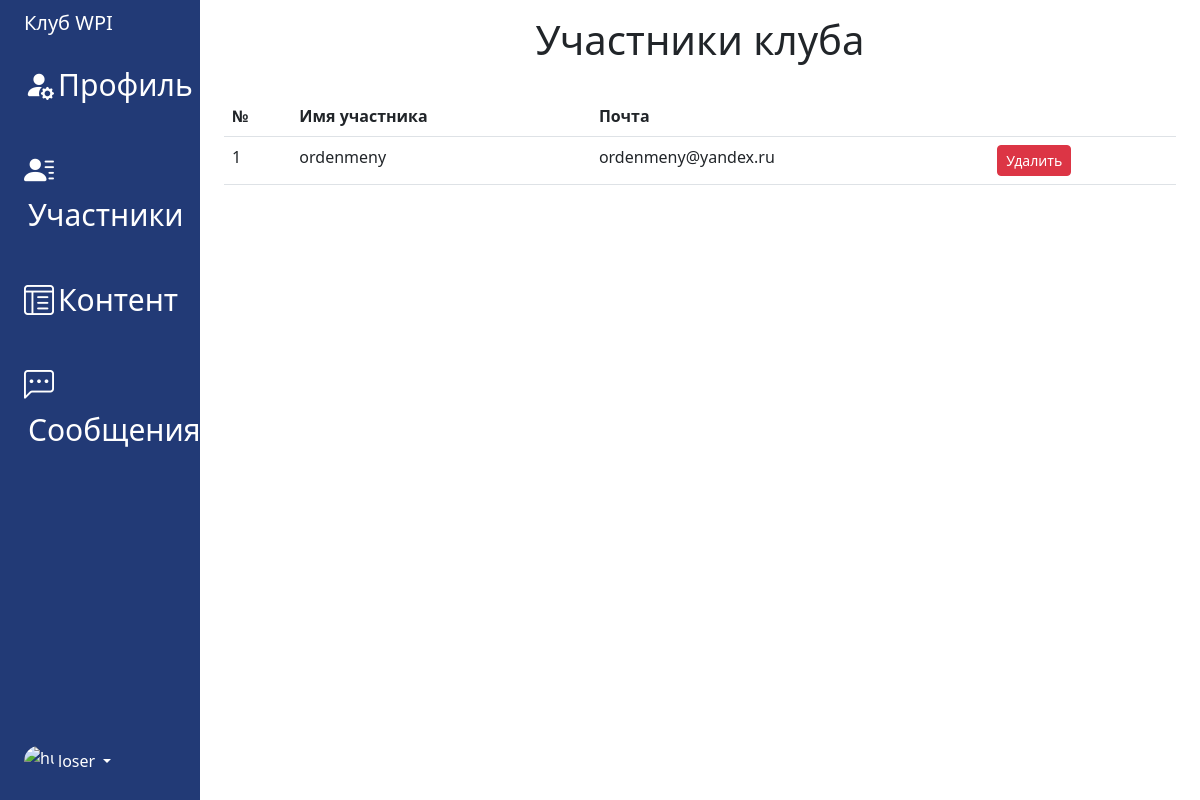
The page /dashboard/it/members/ (signed in) on the database as committed earlier.
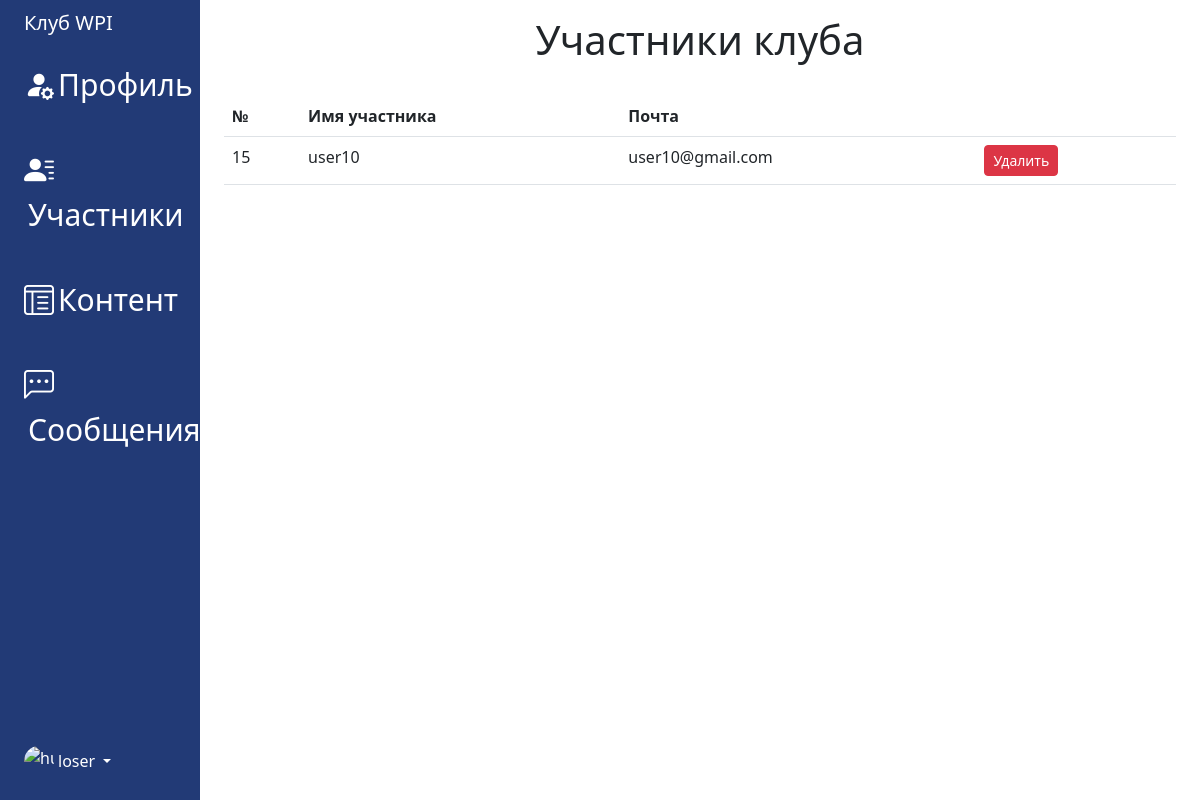
The same page on the database as committed later.
### accounts/models.py (models this page shows)
class SignUpModel(AbstractUser):
    pass

### dashboard_app/views.py (the view)
# urls.py: path('<slug:slug_club>/members/', members, name='members'),
@login_required
def members(request, slug_club):
    if check_user_club(request, slug_club):
        messages.success(request, 'Доступ закрыт')
        return check_user_club(request, slug_club)
    club = ClubModel.objects.get(slug_club=slug_club)
    context = {
        'members': club.member.all(),
        'slug_club': slug_club,
        'club_name': club.title_club,
    }
    return render(request, template_name='dashboard_app/members.html', context=context)

### dashboard_app/views.py (called while the page is built)
def check_user_club(request, slug_club):
    if not (request.user == ClubModel.objects.get(slug_club=slug_club).manager):
        return redirect('clubs_app:home_page')
    else:
        return False

### dashboard_app/templates/dashboard_app/members.html
{% extends 'dashboard_app/base.html' %}
{% block content %}
    <h1 class="text-center">Участники клуба</h1><br>
    <div class="table-responsive">
        <table class="table table-hover">
            <thead>
            <tr>
                <th scope="col">№</th>
                <th scope="col">Имя участника</th>
                <th scope="col">Почта</th>
                <th></th>
            </tr>
            </thead>
            <tbody>
            {% for member in members %}
                <tr>
                    <td style="" class="">{{ member.pk }}</td>
                    <td>{{ member.username }}</td>
                    <td>{{ member.email }}</td>
                    <td><a class="btn btn-danger btn-sm" href="{% url 'dashboard_app:delete_member' slug_club=slug_club id_member=member.pk %}">Удалить</a></td>
                </tr>
            {% endfor %}
            </tbody>
        </table>
    </div>
{% endblock content %}

Rows that differ between the two databases and show on the page:
no longer on this page (row edited): SignUpModel: pk "1", username "ordenmeny", email "ordenmeny@yandex.ru"
now on this page (row edited): SignUpModel: pk "15", username "user10", email "user10@gmail.com"
